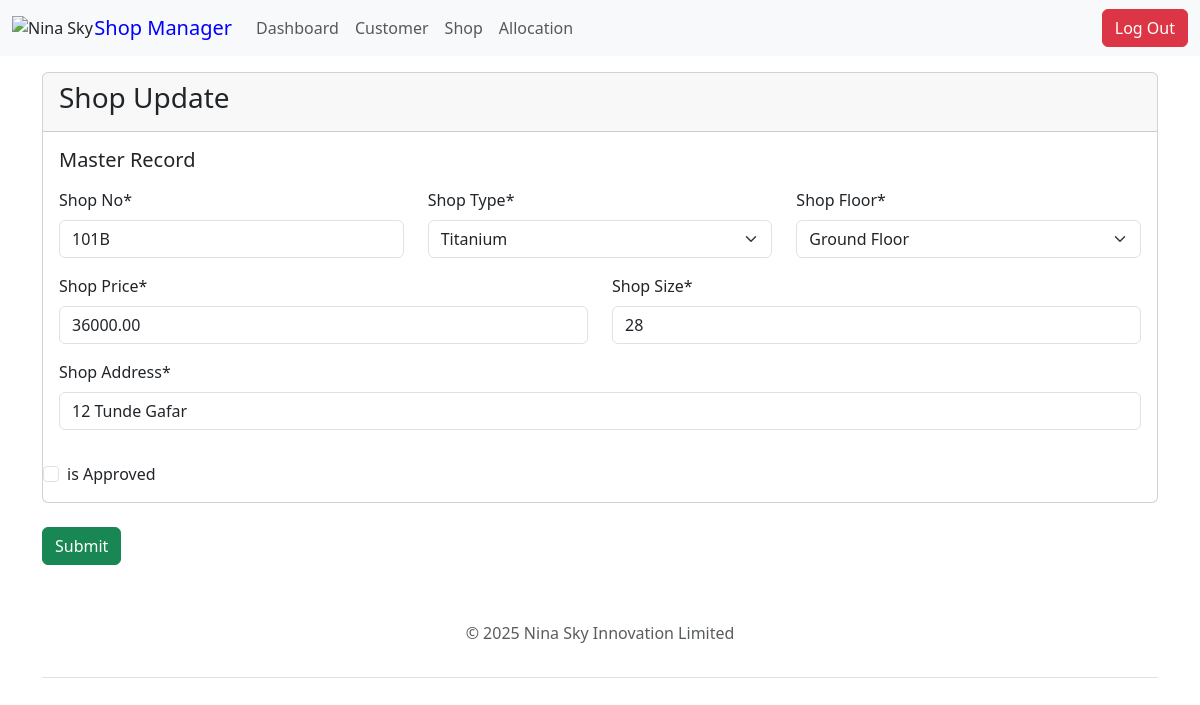
The app's page /shop/edit/101B/ (signed in), older data.
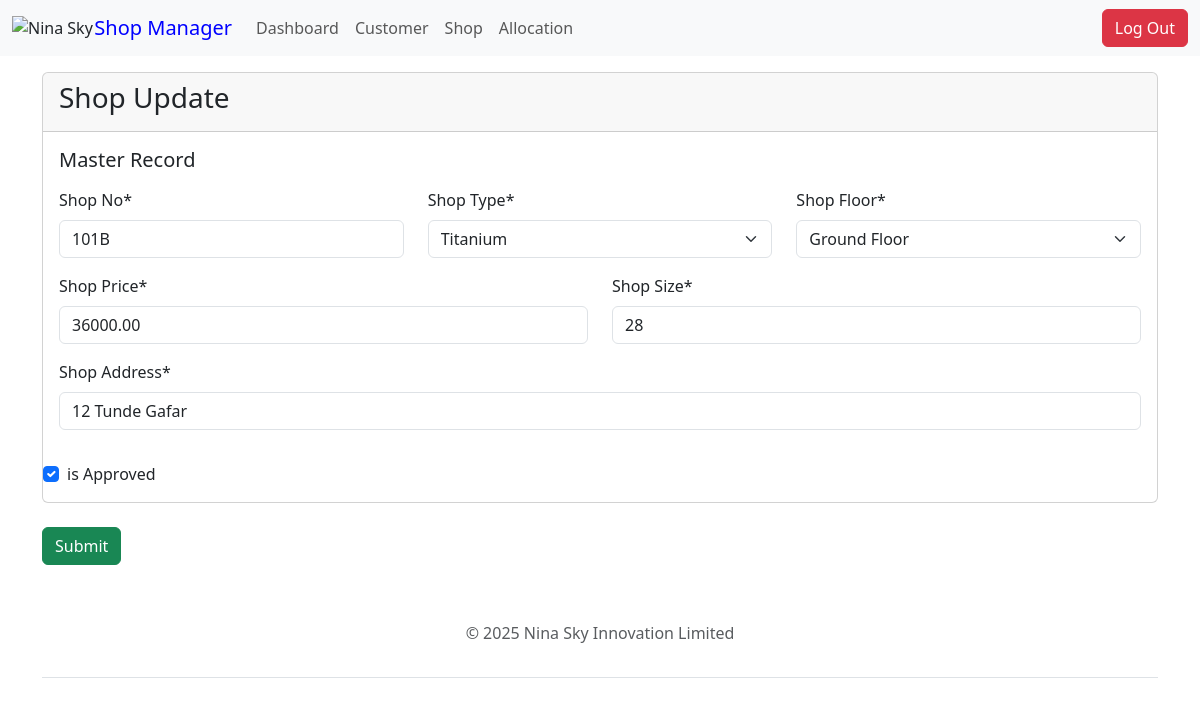
The same page, newer data.
### shop/models.py (models this page shows, shortened)
class Shop(models.Model):
    Type = [
        ("Platinum", "Platinum"),
        ("Titanium", "Titanium"),
        ("Diamond", "Diamond"),
        ("Premium", "Premium"),
        ("Gold", "Gold"),
        ("Silver", "Silver"),
    ]
    Floor = [
        ("G", "Ground Floor"),
        ("1", "First Floor"),
        ("2", "Second Floor"),
    ]
    STATUS = [
        ("vacant", "Vacant"),
        ("allocated", "Allocated"),
    ]
    name = models.CharField(max_length=255)
    type = models.CharField(max_length=10, choices=Type)
    price = models.DecimalField(max_digits=10, decimal_places=2)
    shop_price = models.DecimalField(
        max_digits=10, decimal_places=2, blank=True, null=True
    )
    new_shop_price = models.DecimalField(
        max_digits=10, decimal_places=2, blank=True, null=True
    )
    caution_fee = models.DecimalField(
        max_digits=12, decimal_places=2, default=100000.00
    )
    no = models.CharField(max_length=5, validators=[MinLengthValidator(4)], unique=True)
    address = models.CharField(max_length=300)
    floor = models.CharField(max_length=20, choices=Floor)
    size = models.IntegerField()
    status = models.CharField(max_length=10, choices=STATUS, default="vacant")
    is_paid = models.BooleanField(default=False)
    is_approved = models.BooleanField(default=False)
    class Meta:
        ordering = ["no"]
    @property
    def shop_price(self):
        result = self.rent * Decimal("1.075")
        return result.quantize(Decimal("0.01"), rounding=ROUND_HALF_UP)

### shop/views.py (the view)
@user_passes_test(is_admin)
def admin_edit_shop_form(request, shop_no):
    shop = get_object_or_404(Shop, no=shop_no)
    print(shop.price)
    if request.method == "POST":
        form = AdminEditMyShopForm(request.POST, instance=shop)
        if form.is_valid():
            form.save()
            messages.success(request, "Shop details updated successfully")
            return redirect("all-shops")  # Redirect to the shop list or detail view
    else:
        form = AdminEditMyShopForm(instance=shop)
    return render(request, "shop/admin_edit_shop_form.html", {"form": form})

### shop/forms.py
class AdminEditMyShopForm(forms.ModelForm):
    class Meta:
        model = Shop
        fields = ("no", "type", "floor", "price", "size", "address", "is_approved")
        labels = {
            "no": "Shop No",
            "type": "Shop Type",
            "floor": "Shop Floor",
            "price": "Shop Price",
            "size": "Shop Size",
            "address": "Shop Address",
            "is_approved": "is Approved",
        }

### shop/views.py (called while the page is built)
def is_admin(user):
    return user.is_superuser or user.is_staff

### templates/shop/admin_edit_shop_form.html (shortened to what this page needs)
{% extends 'base.html' %} {% block title %} NinaSky | Update Shop {% endblock %}
{% load static %}
{% load crispy_forms_tags %}
{% block content %}
<div class="container mt-3">
<div class="row">
    <div class="col-md-12">
        <div class="card mx-auto">
            <div class="card-header"><h3>Shop Update</h3></div>
            <div class="card-body">
                <h5 class="card-title">Master Record</h5>
                <p class="card-text">
                    <form action="" method="POST" autocomplete="off">
                            <div class="row">
                                <div class="col">
                                     {{form.no|as_crispy_field}}
                                </div>
                                <div class="col">
                                    {{form.type|as_crispy_field}}
                               </div>
                                <div class="col">
                                     {{form.floor|as_crispy_field}}
                                </div>
                            </div>
                            <div class="row">
                                <div class="col">
                            {{form.price|as_crispy_field}}
                                </div>
                                <div class="col">
                            {{form.size|as_crispy_field}}
                                </div>
                            </div>
                            <div class="col">
                            {{form.address|as_crispy_field}}
                                </div>
                            </div>
                            <div class="col">
                                {{form.is_approved|as_crispy_field}}
                                    </div>
                                </div>
                        <button type="submit" class="btn btn-success">Submit</button>
            </div>
        </div>
    </div>
{% endblock %}

Row changes from the older to the newer data that the page shows:
changed Shop "Titanium": is_approved "☐" → "☑"
